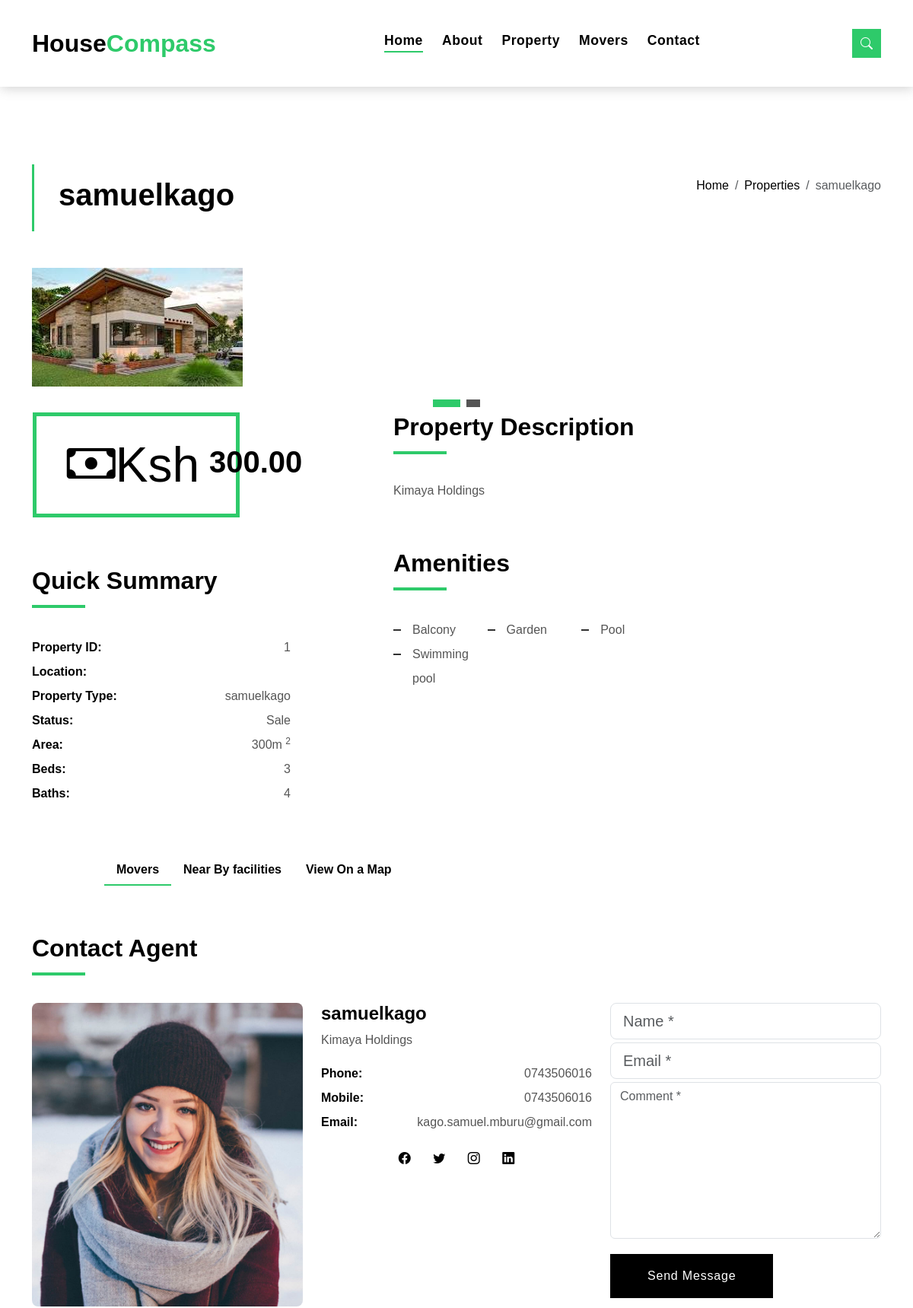
The page /property/1/ (upper part) on the database as committed earlier.
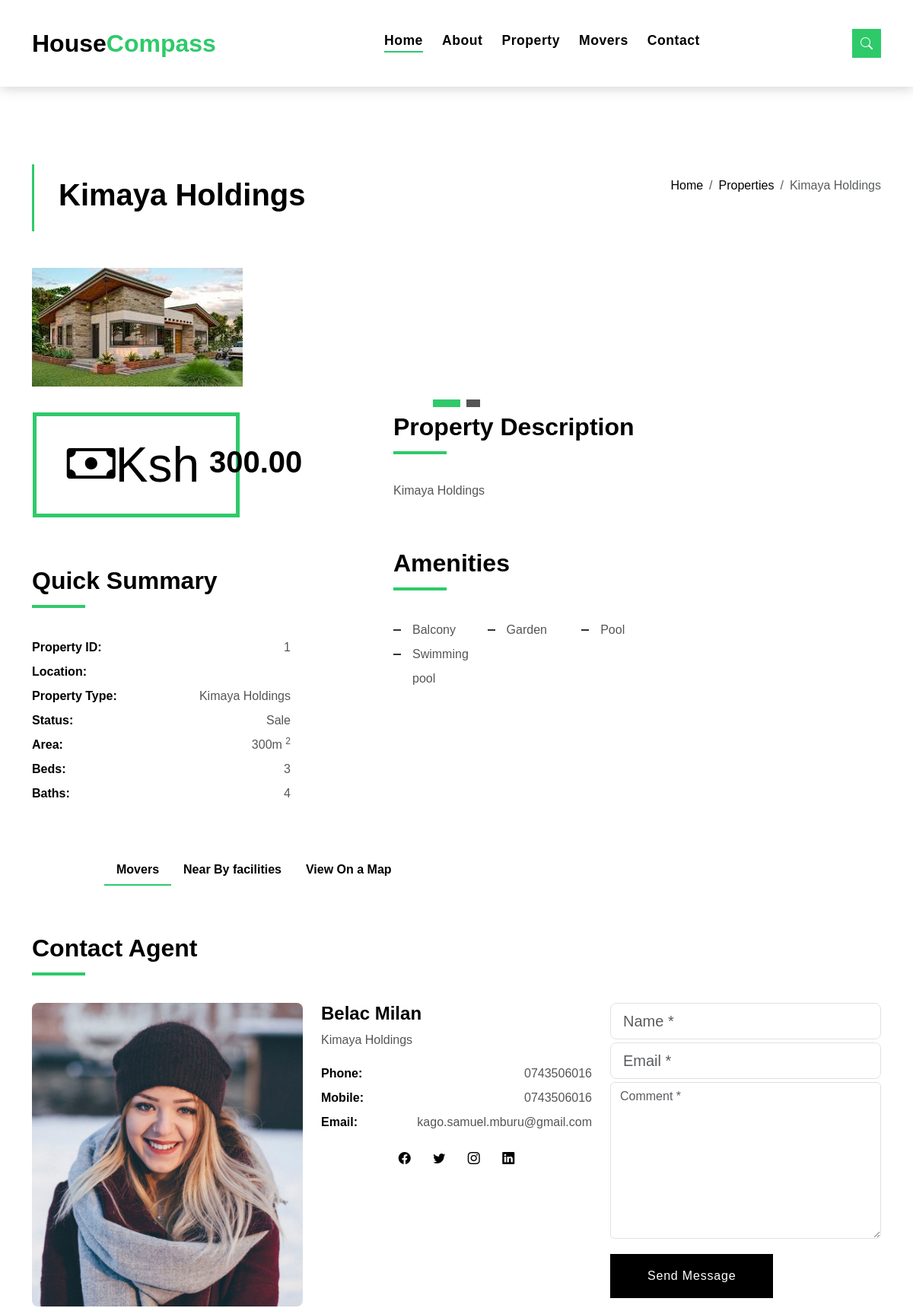
The same page on the database as committed later.
### campass/models.py (models this page shows, shortened)
class House(models.Model):
    agent = models.ForeignKey(Agent, on_delete=models.CASCADE)
    name = models.CharField(max_length=100)
    description = models.CharField(max_length=500)
    house_type = models.CharField(max_length=100)
    area = models.CharField(max_length=100)
    beds = models.CharField(max_length=100)
    baths  = models.CharField(max_length=100)
    address = models.CharField(max_length=200)
    price = models.DecimalField(max_digits=10, decimal_places=2)
    image = models.ImageField(upload_to='houses')
    latitude = models.DecimalField(max_digits=20, decimal_places=10)
    longitude = models.DecimalField(max_digits=20, decimal_places=10)
    class Meta:
        ordering = ['name']

class Agent(models.Model):
    name = models.CharField(max_length=200)
    description = models.CharField(max_length=500)
    image = models.ImageField(upload_to='houses',default="houses/agent.png")
    phone_number = models.CharField(max_length=12)
    email = models.EmailField()
    def __str__(self):
        return self.name
    class Meta:
        ordering = ['name']

### campass/views.py (the view)
# urls.py: path('property/<int:pk>/', HouseDetail.as_view(),name='house'),
class HouseDetail(DetailView):
    model = House
    context_object_name = 'house'
    template_name='property-single.html'
    def get_context_data(self, **kwargs):
        context = super().get_context_data(**kwargs)
        house = self.get_object()
        latitude = self.object.latitude
        longitude = self.object.longitude
        geolocator = Nominatim(user_agent="campass_agent_app",timeout=5)
        location = geolocator.reverse(f"{latitude}, {longitude}")
        point1 = f"{latitude}, {longitude}"
        amenities = Amenities.objects.filter(house_id=house.id)
        facilities = Facilities.objects.all()
        movers = Mover.objects.all()
        my_location = geolocator.geocode("Nairobi, Kenya")
        print(my_location)
        lat = my_location.latitude
        lon = my_location.longitude
        my_point = f"{lat}, {lon}"
        for f in facilities:
            point2 = f"{f.latitude}, {f.longitude}"
        distance = geodesic(point1, point2).kilometers
        distance_mover = geodesic(point1, my_point).kilometers
        context['facilities'] = facilities
        context['movers'] = movers
        context['location'] = location
        context['distance'] = distance
        context['distance_mover'] = distance_mover
        context['amenities'] = amenities
        return context

### campass/models.py (called while the page is built)
    def __str__(self):
        return self.name

### templates/property-single.html (shortened to what the changed rows need)
{%extends 'base.html'%}
{% load custom_filters %}
{%load static %}
{%block content%}
<main id="main">
  <section class="intro-single">
    <div class="container">
      <div class="row">
        <div class="col-md-12 col-lg-8">
          <div class="title-single-box">
            <h1 class="title-single">{{ house.name }}</h1>
          </div>
        </div>
        <div class="col-md-12 col-lg-4">
          <nav aria-label="breadcrumb"
            class="breadcrumb-box d-flex justify-content-lg-end">
            <ol class="breadcrumb">
              <li class="breadcrumb-item">
                <a href="index.html">Home</a>
              </li>
              <li class="breadcrumb-item">
                <a href="property-grid.html">Properties</a>
              </li>
              <li class="breadcrumb-item active" aria-current="page">
                {{ house.name }}
              </li>
            </ol>
          </nav>
        </div>
      </div>
    </div>
  </section>
  <section class="property-single nav-arrow-b">
    <div class="container">
      <div class="row justify-content-center">
        <div class="col-md-12">
          <div id="property-single-carousel" class="swiper">
            <div class="swiper-wrapper">
              <div class="carousel-item-b swiper-slide">
                <img src="{{house.image.url}}" alt>
              </div>
            </div>
          </div>
        </div>
      </div>
      <div class="row">
        <div class="col-sm-12">
          <div class="row justify-content-between">
            <div class="col-md-5 col-lg-4">
              <div class="property-price d-flex justify-content-center foo">
                <div class="card-header-c d-flex">
                  <div class="card-title-c align-self-center">
                    <h5 class="title-c">{{ house.price }}</h5>
                  </div>
                </div>
              </div>
              <div class="property-summary">
                <div class="summary-list">
                  <ul class="list">
                    <li class="d-flex justify-content-between">
                      <strong>Property ID:</strong>
                      <span>{{ house.id }}</span>
                    </li>
                    <li class="d-flex justify-content-between">
                      <strong>Property Type:</strong>
                      <span>{{ house.name }}</span>
                    </li>
                    <li class="d-flex justify-content-between">
                      <strong>Area:</strong>
                      <span>{{ house.area}}m
                        <sup>2</sup>
                      </span>
                    </li>
                    <li class="d-flex justify-content-between">
                      <strong>Beds:</strong>
                      <span>{{ house.beds }}</span>
                    </li>
                    <li class="d-flex justify-content-between">
                      <strong>Baths:</strong>
                      <span>{{ house.baths }}</span>
                    </li>
                  </ul>
                </div>
              </div>
            </div>
            <div class="col-md-7 col-lg-7 section-md-t3">
              <div class="property-description">
                <p class="description color-text-a">
                  {{ house.description }}
                </p>
              </div>
            </div>
          </div>
        </div>
        <div class="col-md-12">
          <div class="row">
            <div class="col-md-6 col-lg-4">
              <img src="{{ house.agent.image.url }}" alt class="img-fluid"
                style="border-radius:8px;">
            </div>
            <div class="col-md-6 col-lg-4">
              <div class="property-agent">
                <h4 class="title-agent">{{ house.agent }}</h4>
                <p class="color-text-a">
                  {{ house.agent.description }}
                </p>
                <ul class="list-unstyled">
                  <li class="d-flex justify-content-between">
                    <strong>Phone:</strong>
                    <span class="color-text-a">{{ house.agent.phone_number }}</span>
                  </li>
                  <li class="d-flex justify-content-between">
                    <strong>Mobile:</strong>
                    <span class="color-text-a">{{ house.agent.phone_number }}</span>
                  </li>
                  <li class="d-flex justify-content-between">
                    <strong>Email:</strong>
                    <span class="color-text-a">{{ house.agent.email }}</span>
                  </li>
                </ul>
                <div class="socials-a">
                  <ul class="list-inline">
                  </ul>
                </div>
              </div>
            </div>
          </div>
        </div>
      </div>
    </div>
  </section>
</main>
{%endblock content%}

Rows that differ between the two databases and show on the page:
changed House "Kimaya Holdings": name "samuelkago" → "Kimaya Holdings"; agent "samuelkago" → "Belac Milan"
